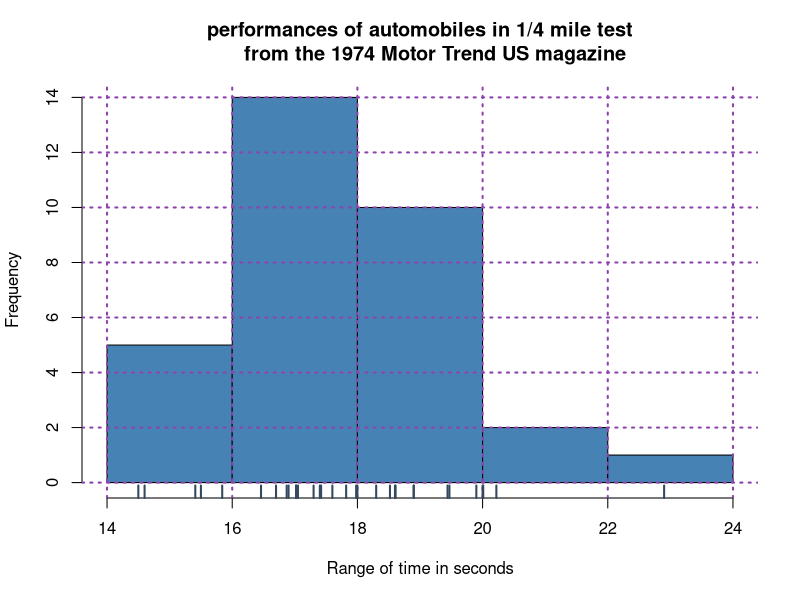
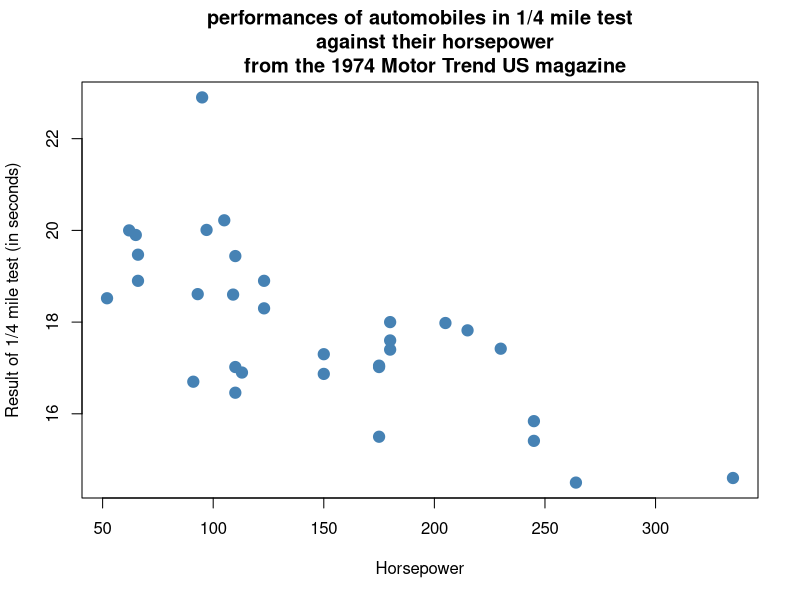
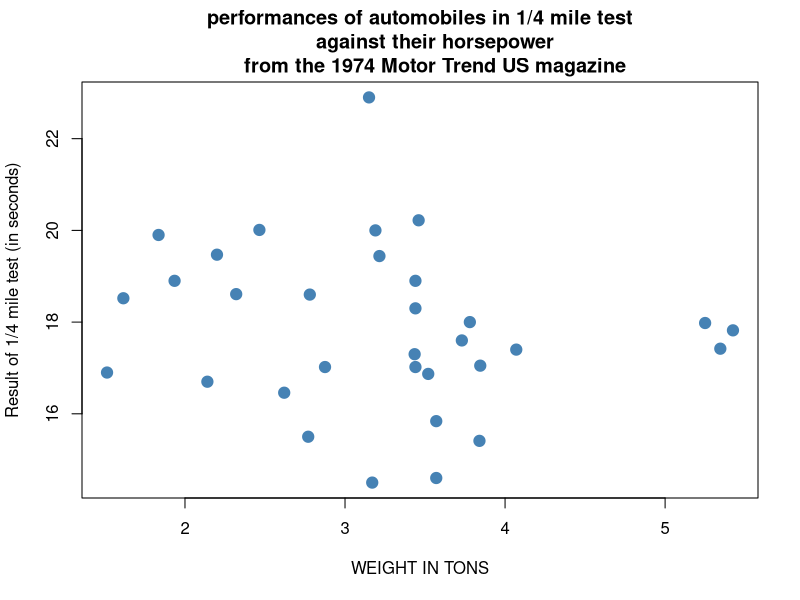
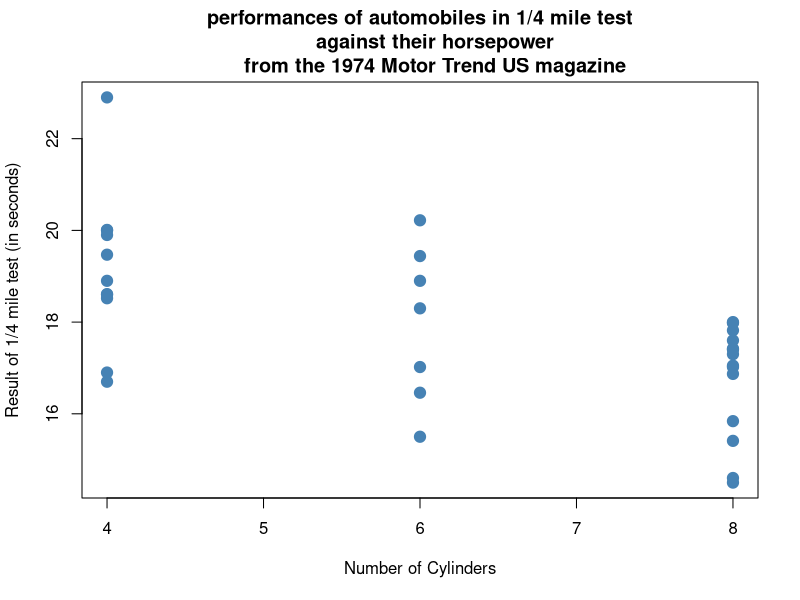
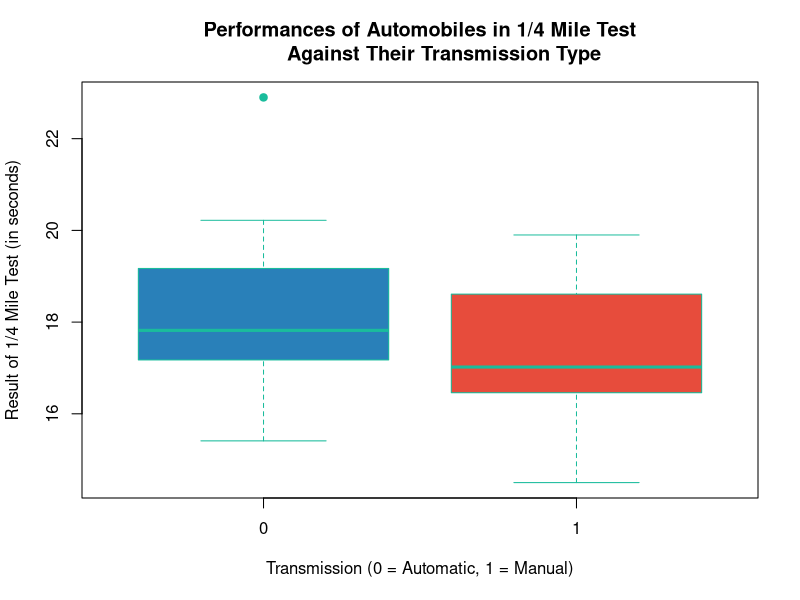
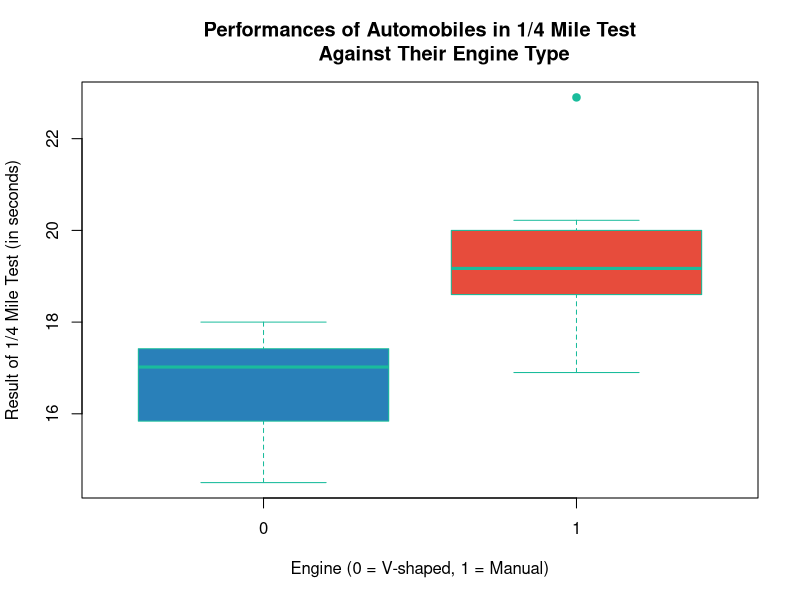

Source code (R) for these figures, in order: (Note: this script raises an error after producing the figures.)
#Here we will compare speed stats
#Histogram to show the performances of cars in 1/4 mile test in range of seconds 
hist(mtcars$qsec,
     breaks = 5,
     main = "performances of automobiles in 1/4 mile test
     from the 1974 Motor Trend US magazine",
     xlab = "Range of time in seconds",
     col = "steelblue",
     pch = 19,
     cex = 1.5)
grid(nx = NULL, ny = NULL, col = "#8e44ad", lty = "dotted", lwd = 2)
rug(mtcars$qsec, lwd = 2, col = "#34495e")

#Comparing the results based on Horsepower
plot(mtcars$hp,mtcars$qsec,
     main = "performances of automobiles in 1/4 mile test
     against their horsepower
     from the 1974 Motor Trend US magazine",
     xlab = "Horsepower",
     ylab = "Result of 1/4 mile test (in seconds)",
     col = "steelblue",
     pch = 19,
     cex = 1.5)

#Comparing the results based on Weight
plot(mtcars$wt,mtcars$qsec,
     main = "performances of automobiles in 1/4 mile test
     against their horsepower
     from the 1974 Motor Trend US magazine",
     xlab = "WEIGHT IN TONS",
     ylab = "Result of 1/4 mile test (in seconds)",
     col = "steelblue",
     pch = 19,
     cex = 1.5)

#Comparing The results based on Cylinders
plot(mtcars$cyl,mtcars$qsec,
     main = "performances of automobiles in 1/4 mile test
     against their horsepower
     from the 1974 Motor Trend US magazine",,
     xlab = "Number of Cylinders",
     ylab = "Result of 1/4 mile test (in seconds)",
     col = "steelblue",
     pch = 19,
     cex = 1.5)

#Comparing the results against gear style
boxplot(mtcars$qsec ~ mtcars$am,
        main = "Performances of Automobiles in 1/4 Mile Test
        Against Their Transmission Type",
        pch = 19,
        col = c("#2980b9", "#e74c3c"), 
        ylab = "Result of 1/4 Mile Test (in seconds)",
        xlab = "Transmission (0 = Automatic, 1 = Manual)",
        border = "#1abc9c", 
        horizontal = FALSE,)

#Comparing against Engine Type
boxplot(mtcars$qsec ~ mtcars$vs,
        main = "Performances of Automobiles in 1/4 Mile Test
        Against Their Engine Type",
        pch = 19,
        col = c("#2980b9", "#e74c3c"), 
        ylab = "Result of 1/4 Mile Test (in seconds)",
        xlab = "Engine (0 = V-shaped, 1 = Manual)",
        border = "#1abc9c", 
        horizontal = FALSE)

#Making Graphs to describe the 1/4 mile performance based on specs for the cars included in the magazine
table <- describe(mtcars)
print(table)

fastestCars <- mtcars[mtcars$qsec <= 17.85, ]
SlowerCars <- mtcars[mtcars$qsec > 17.85, ]

hist(fastestCars$qsec,
     main = "Best results of the 1/4 mile test (below average), for 32 automobiles (1973–74 models)
     included int the 1974 Motor Trend US magazine.",
     xlab = "BEST TIME (range in seconds)",
     ylab = "Count of Automobiles",
     col = "steelblue",
     pch = 19,
     cex = 1.5)
grid(nx = NULL, ny = NULL, col = "#8e44ad", lty = "dotted", lwd = 2)
rug(QuarterMile, lwd = 2, col = "#2c3e50")

plot(Engine[mtcars$qsec <= 17.85], fastestCars$qsec, xaxt = "n",
     main = "Engine type of the best performing automobiles
     included in the 1974 Motor Trend US magazine",
     xlab = "Engine Type",
     ylab = "1/4 Mile time in seconds",
     col = "steelblue",
     pch = 19,
     cex = 1.5)
axis(side = 1, at = c(0, 1), labels = c("V-shaped", "Straight"))

plot(Transmission[mtcars$qsec <= 17.85], fastestCars$qsec, xaxt = "n",
     main = "Engine type of the best performing automobiles
     included in the 1974 Motor Trend US magazine",
     xlab = "Transmission Type",
     ylab = "1/4 Mile time in seconds",
     col = "steelblue",
     pch = 19,
     cex = 1.5)
axis(side = 1, at = c(0, 1), labels = c("Automatic", "Manual"))

plot(fastestCars$qsec, HorsePower[mtcars$qsec <= 17.85],
     main = "GROSS Horsepower of the best performing automobiles
     included in the 1974 Motor Trend US magazine",
     xlab = "Gross Horsepower",
     ylab = "1/4 Mile time in seconds",
     col = "steelblue",
     pch = 19,
     cex = 1.5)

plot(fastestCars$qsec, CarWeight[mtcars$qsec <= 17.85],
     main = "Weight in TONS of the best performing automobiles
     included in the 1974 Motor Trend US magazine",
     ylab = "Weight in TONS",
     xlab = "1/4 Mile time in seconds",
     col = "steelblue",
     pch = 19,
     cex = 1.5)


hist(SlowerCars$qsec,
     main = "Above average results of the 1/4 mile test, for 32 automobiles (1973–74 models)
     included int the 1974 Motor Trend US magazine.",
     xlab = "TIME (range in seconds)",
     ylab = "Count of Automobiles",
     col = "steelblue",
     pch = 19,
     cex = 1.5)
grid(nx = NULL, ny = NULL, col = "#8e44ad", lty = "dotted", lwd = 2)
rug(QuarterMile, lwd = 2, col = "#2c3e50")

plot(Engine[mtcars$qsec > 17.85], SlowerCars$qsec, xaxt = "n",
     main = "Engine type of the comparable slower performing automobiles
     included in the 1974 Motor Trend US magazine",
     xlab = "Engine Type",
     ylab = "1/4 Mile time in seconds")
axis(side = 1, at = c(0, 1), labels = c("V-shaped", "Straight"))

plot(Transmission[mtcars$qsec > 17.85], SlowerCars$qsec, xaxt = "n",
     main = "Engine type of the comparable slower performing automobiles
     included in the 1974 Motor Trend US magazine",
     xlab = "Transmission Type",
     ylab = "1/4 Mile time in seconds")
axis(side = 1, at = c(0, 1), labels = c("Automatic", "Manual"))

plot(SlowerCars$qsec, HorsePower[mtcars$qsec > 17.85],
     main = "GROSS Horsepower of the comparable slower performing automobiles
     included in the 1974 Motor Trend US magazine",
     ylab = "Gross Horsepower",
     xlab = "1/4 Mile time in seconds",
     col = "steelblue",
     pch = 19,
     cex = 1.5)

plot(SlowerCars$qsec, CarWeight[mtcars$qsec > 17.85],
     main = "Weight in TONS of the comparable slower performing automobiles
     included in the 1974 Motor Trend US magazine",
     ylab = "Weight in TONS",
     xlab = "1/4 Mile time in seconds",
     col = "steelblue",
     pch = 19,
     cex = 1.5)
        